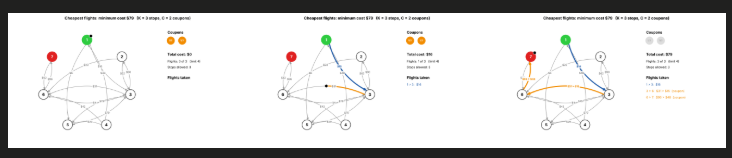

This figure's Python source:
import argparse
import heapq
import math
import random
import re
import sys

import matplotlib
import matplotlib.pyplot as plt
from matplotlib.animation import FuncAnimation, PillowWriter
from matplotlib.patches import Circle

start_color = "#2ECC40"
end_color = "#E02020"
route_color = "#1E5AA8"
coupon_color = "#F28C00"
idle_color = "#9A9A9A"
city_radius = 0.11

def makegraph(totalcities, totalflights, randomgen):
    totalflights = min(totalflights, totalcities * (totalcities - 1))
    flightlist = []
    usedroutes = set()
    while len(flightlist) < totalflights:
        source = randomgen.randint(1, totalcities)
        target = randomgen.randint(1, totalcities)
        if source == target or (source, target) in usedroutes:
            continue
        usedroutes.add((source, target))
        flightlist.append((source, target, randomgen.randint(1, 100)))
    return flightlist

def readgraph(filepath):
    flightlist = []
    with open(filepath) as file_obj:
        for line in file_obj:
            numbers = re.findall(r"\d+", line)
            if len(numbers) == 3:
                flightlist.append(tuple(map(int, numbers)))
    return flightlist

def cheapestroute(totalcities, flightlist, maxstops, maxcoupons):
    flightgraph = {i: [] for i in range(1, totalcities + 1)}
    for source, target, price in flightlist:
        flightgraph[source].append((target, price))

    statenodes = [(1, 0, 0, 0, False, -1)]
    priorityqueue = [(0, 0)]
    visitedstates = set()
    
    while priorityqueue:
        currentcost, nodeindex = heapq.heappop(priorityqueue)
        currentcity, flightstaken, couponsused, _, _, _ = statenodes[nodeindex]
        
        if (currentcity, flightstaken, couponsused) in visitedstates:
            continue
        visitedstates.add((currentcity, flightstaken, couponsused))

        if currentcity == totalcities:
            routelegs = []
            while statenodes[nodeindex][5] != -1:
                nextcity, _, _, ticketprice, couponapplied, parentindex = statenodes[nodeindex]
                routelegs.append((statenodes[parentindex][0], nextcity, ticketprice, couponapplied))
                nodeindex = parentindex
            return currentcost, routelegs[::-1]
            
        if flightstaken == maxstops + 1:
            continue

        for nextcity, ticketprice in flightgraph[currentcity]:
            statenodes.append((nextcity, flightstaken + 1, couponsused, ticketprice, False, nodeindex))
            heapq.heappush(priorityqueue, (currentcost + ticketprice, len(statenodes) - 1))
            if couponsused < maxcoupons:
                statenodes.append((nextcity, flightstaken + 1, couponsused + 1, ticketprice, True, nodeindex))
                heapq.heappush(priorityqueue, (currentcost + ticketprice // 2, len(statenodes) - 1))
                
    return -1, None

class flightmap:
    def __init__(self, totalcities, flightlist, routelegs, maxstops, maxcoupons, totalcost):
        self.totalcities = totalcities
        self.flightlist = flightlist
        self.routelegs = routelegs
        self.maxstops = maxstops
        self.maxcoupons = maxcoupons
        self.totalcost = totalcost
        
        self.citypositions = {i: (math.sin(2 * math.pi * (i - 1) / totalcities), math.cos(2 * math.pi * (i - 1) / totalcities))
                    for i in range(1, totalcities + 1)}
        self.legindexmap = {(source, target): i for i, (source, target, _, _) in enumerate(routelegs)}
        self.figure = plt.figure(figsize=(11, 6.2))
        self.mapaxes = self.figure.add_axes([0.02, 0.04, 0.62, 0.86])
        self.infoaxes = self.figure.add_axes([0.66, 0.04, 0.32, 0.86])
        self.figure.suptitle(f"Cheapest flights: minimum cost ${totalcost}   (K = {maxstops} stops, C = {maxcoupons} coupons)",
                          fontsize=13, fontweight="bold")

    def createcurve(self, citya, cityb, bendradius=0.22):
        (x_start, y_start) = self.citypositions[citya]
        (x_end, y_end) = self.citypositions[cityb]
        distance = math.hypot(x_end - x_start, y_end - y_start)
        unit_x, unit_y = (x_end - x_start) / distance, (y_end - y_start) / distance
        point0 = (x_start + unit_x * city_radius, y_start + unit_y * city_radius)
        point1 = (x_end - unit_x * city_radius, y_end - unit_y * city_radius)
        center_x = (point0[0] + point1[0]) / 2 + bendradius * (point1[1] - point0[1])
        center_y = (point0[1] + point1[1]) / 2 - bendradius * (point1[0] - point0[0])

        def getpoint(timeparam):
            return ((1 - timeparam) ** 2 * point0[0] + 2 * (1 - timeparam) * timeparam * center_x + timeparam * timeparam * point1[0],
                    (1 - timeparam) ** 2 * point0[1] + 2 * (1 - timeparam) * timeparam * center_y + timeparam * timeparam * point1[1])
        return getpoint

    def drawflightline(self, citya, cityb, linecolor, linewidth, progresslimit=1.0):
        curvefunc = self.createcurve(citya, cityb)
        curvepoints = [curvefunc(progresslimit * step / 30) for step in range(31)]
        self.mapaxes.plot([point[0] for point in curvepoints], [point[1] for point in curvepoints], color=linecolor, lw=linewidth,
                     solid_capstyle="round", zorder=2)
        if progresslimit >= 1.0:
            self.mapaxes.annotate("", xy=curvefunc(1.0), xytext=curvefunc(0.9), zorder=2,
                             arrowprops=dict(arrowstyle="-|>", color=linecolor, lw=linewidth, mutation_scale=14,
                                             shrinkA=0, shrinkB=0))

    def drawframe(self, completedlegs, flightprogress):
        currentaxes = self.mapaxes
        currentlegs = self.routelegs
        currentaxes.clear()
        currentaxes.set_xlim(-1.35, 1.35)
        currentaxes.set_ylim(-1.3, 1.3)
        currentaxes.set_aspect("equal")
        currentaxes.axis("off")

        for source, target, _ in self.flightlist:
            if self.legindexmap.get((source, target), 10 ** 6) >= completedlegs:
                self.drawflightline(source, target, idle_color, 1.3)
                
        for legindex in range(completedlegs):
            source, target, _, couponapplied = currentlegs[legindex]
            self.drawflightline(source, target, coupon_color if couponapplied else route_color, 3.5)
            
        planeposition = None
        if completedlegs < len(currentlegs):
            source, target, _, couponapplied = currentlegs[completedlegs]
            if flightprogress > 0:
                self.drawflightline(source, target, coupon_color if couponapplied else route_color, 3.5, progresslimit=flightprogress)
                planeposition = self.createcurve(source, target)(flightprogress)

        for source, target, ticketprice in self.flightlist:
            label_x, label_y = self.createcurve(source, target)(0.4 if source < target else 0.6)
            legindex = self.legindexmap.get((source, target), 10 ** 6)
            if legindex < completedlegs and currentlegs[legindex][3]:
                labeltext, textcolor, textweight = f"${ticketprice} > ${ticketprice // 2}", coupon_color, "bold"
            elif legindex < completedlegs:
                labeltext, textcolor, textweight = f"${ticketprice}", route_color, "bold"
            else:
                labeltext, textcolor, textweight = f"${ticketprice}", "#555555", "normal"
            currentaxes.text(label_x, label_y, labeltext, ha="center", va="center", fontsize=8.5, color=textcolor, fontweight=textweight,
                    zorder=4, bbox=dict(boxstyle="round,pad=0.15", fc="white", ec="none", alpha=0.9))

        for cityindex, (city_x, city_y) in self.citypositions.items():
            circlefill = start_color if cityindex == 1 else end_color if cityindex == self.totalcities else "white"
            currentaxes.add_patch(Circle((city_x, city_y), city_radius, fc=circlefill, ec="#555555" if circlefill == "white" else circlefill,
                                lw=2, zorder=5))
            currentaxes.text(city_x, city_y, str(cityindex), ha="center", va="center", fontsize=13, fontweight="bold",
                    color="black" if circlefill == "white" else "white", zorder=6)

        if currentlegs and planeposition is None:
            currentcity = currentlegs[completedlegs][0] if completedlegs < len(currentlegs) else currentlegs[-1][1]
            planeposition = (self.citypositions[currentcity][0] + city_radius * 0.8, self.citypositions[currentcity][1] + city_radius * 0.8)
        if planeposition:
            currentaxes.add_patch(Circle(planeposition, 0.035, fc="black", ec="white", lw=1.2, zorder=7))

        self.drawinfo(completedlegs)

    def drawinfo(self, completedlegs):
        infopanel = self.infoaxes
        infopanel.clear()
        infopanel.set_xlim(0, 1)
        infopanel.set_ylim(0, 1)
        infopanel.axis("off")

        totalspent = sum(legdata[2] // 2 if legdata[3] else legdata[2] for legdata in self.routelegs[:completedlegs])
        totalusedcoupons = sum(1 for legdata in self.routelegs[:completedlegs] if legdata[3])

        infopanel.text(0.02, 0.95, "Coupons", fontsize=12, fontweight="bold", va="center")
        for couponindex in range(self.maxcoupons):
            coupon_x, coupon_y = 0.06 + (couponindex % 6) * 0.15, 0.88 - (couponindex // 6) * 0.09
            infopanel.scatter([coupon_x], [coupon_y], s=650, color="#DDDDDD" if couponindex < totalusedcoupons else coupon_color, zorder=3)
            infopanel.text(coupon_x, coupon_y, "1/2", ha="center", va="center", fontsize=8, fontweight="bold",
                      color="#AAAAAA" if couponindex < totalusedcoupons else "white", zorder=4)

        text_y_pos = 0.88 - ((max(self.maxcoupons, 1) - 1) // 6) * 0.09 - 0.12
        infopanel.text(0.02, text_y_pos, f"Total cost: ${totalspent}", fontsize=12, fontweight="bold", va="center")
        infopanel.text(0.02, text_y_pos - 0.06, f"Flights: {completedlegs} of {len(self.routelegs)}   (limit {self.maxstops + 1})",
                  fontsize=10, va="center")
        infopanel.text(0.02, text_y_pos - 0.11, f"Stops allowed: {self.maxstops}", fontsize=10, va="center")

        text_y_pos -= 0.20
        infopanel.text(0.02, text_y_pos, "Flights taken", fontsize=12, fontweight="bold", va="center")
        for legindex in range(completedlegs):
            source, target, ticketprice, couponapplied = self.routelegs[legindex]
            legtext = f"{source} > {target}:  ${ticketprice}" + (f" > ${ticketprice // 2}  (coupon)" if couponapplied else "")
            infopanel.text(0.02, text_y_pos - 0.06 - legindex * 0.055, legtext, fontsize=10, va="center",
                      color=coupon_color if couponapplied else route_color)

def buildframes(totallegs, flightsteps=20, pauseduration=8):
    animationframes = [(0, 0)] * pauseduration
    for legindex in range(totallegs):
        animationframes += [(legindex, (step + 1) / flightsteps) for step in range(flightsteps)]
        animationframes += [(legindex + 1, 0)] * pauseduration
    return animationframes + [(totallegs, 0)] * pauseduration * 2

def runmain():
    argparser = argparse.ArgumentParser()
    argparser.add_argument("--n", type=int)
    argparser.add_argument("--m", type=int, default=10)
    argparser.add_argument("--seed", type=int)
    argparser.add_argument("--graph")
    argparser.add_argument("--save")
    parsedargs = argparser.parse_args()

    maxstops, maxcoupons = map(int, sys.stdin.readline().split())

    if parsedargs.graph:
        flightlist = readgraph(parsedargs.graph)
        totalcities = parsedargs.n or max(max(source, target) for source, target, _ in flightlist)
        totalcost, routelegs = cheapestroute(totalcities, flightlist, maxstops, maxcoupons)
    else:
        totalcities = parsedargs.n or 6
        randomgen = random.Random(parsedargs.seed)
        flightlist = makegraph(totalcities, parsedargs.m, randomgen)
        totalcost, routelegs = cheapestroute(totalcities, flightlist, maxstops, maxcoupons)
        while totalcost == -1:
            flightlist = makegraph(totalcities, parsedargs.m, randomgen)
            totalcost, routelegs = cheapestroute(totalcities, flightlist, maxstops, maxcoupons)

    print(totalcost)
    if totalcost == -1:
        return

    mapviz = flightmap(totalcities, flightlist, routelegs, maxstops, maxcoupons, totalcost)
    animationframes = buildframes(len(routelegs))
    mapanimation = FuncAnimation(mapviz.figure, lambda frameindex: mapviz.drawframe(*animationframes[frameindex]), frames=len(animationframes),
                         interval=40, repeat=True)

    savetarget = parsedargs.save
    if not savetarget and matplotlib.get_backend().lower() == "agg":
        savetarget = "flights.gif"
        print("No display available, saving the animation to flights.gif instead.", file=sys.stderr)
    if savetarget:
        mapanimation.save(savetarget, writer=PillowWriter(fps=25))
        print("Saved", savetarget, file=sys.stderr)
    else:
        plt.show()

if __name__ == "__main__":
    runmain()
